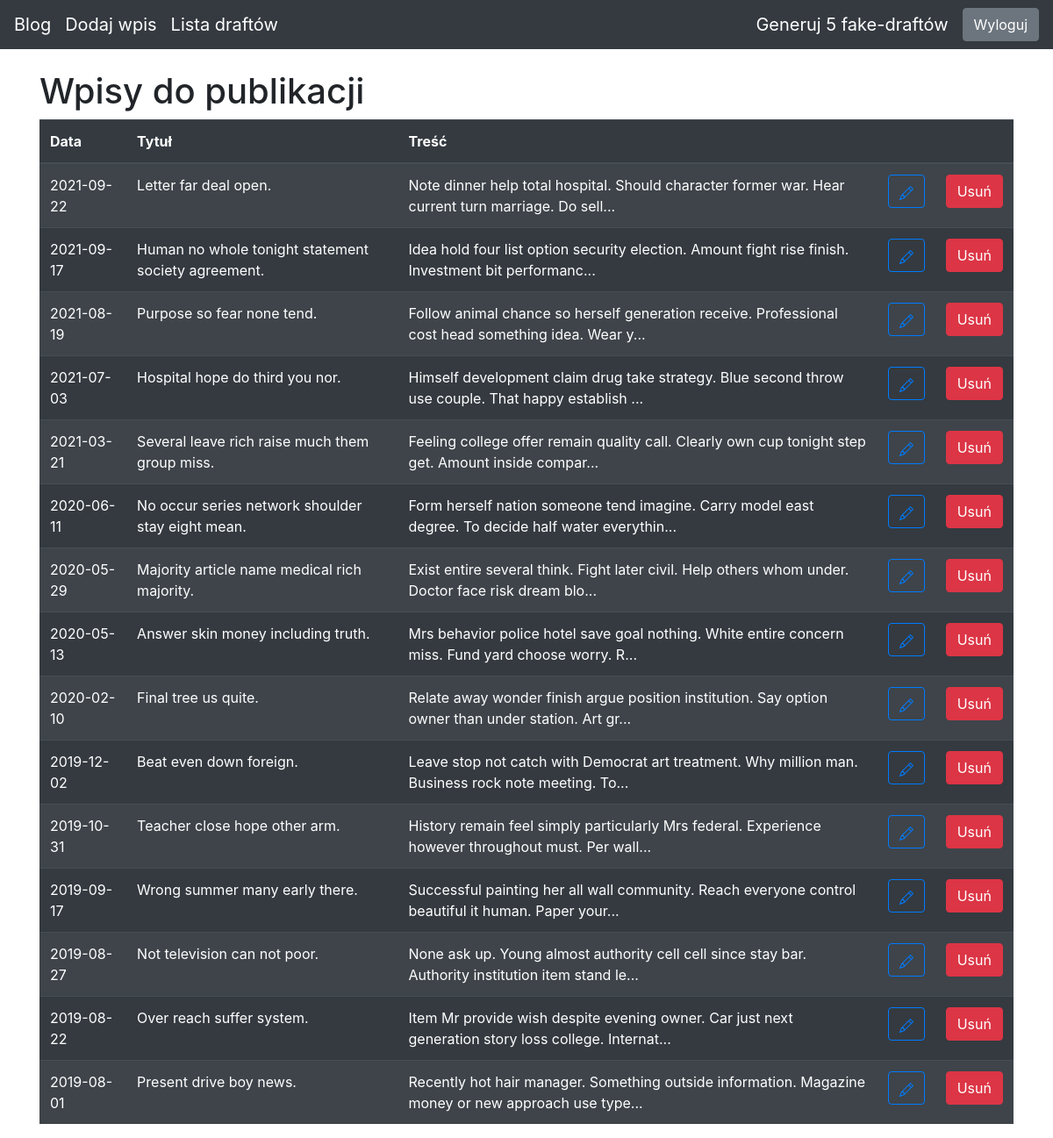
Page /drafts/ (signed in) on the committed database.
### blog/models.py (models this page shows)
class Entry(db.Model):
    id = db.Column(db.Integer, primary_key=True)
    title = db.Column(db.String(80), nullable=False)
    body = db.Column(db.Text, nullable=False)
    pub_date = db.Column(db.DateTime, nullable=False, default=datetime.datetime.utcnow)
    is_published = db.Column(db.Boolean, default=False)

### blog/routes.py (the view)
@app.route("/drafts/")
@login_required
def drafts():
    all_drafts = Entry.query.filter_by(is_published=False).order_by(Entry.pub_date.desc())
    return render_template("drafts.html", all_drafts = all_drafts)

### blog/routes.py (called while the page is built)
def login_required(view_func):
    @functools.wraps(view_func)
    def check_permissions(*args, **kwargs):
        if session.get("logged_in"):
            return view_func(*args, **kwargs)
        return redirect(url_for("login", next=request.path))
    return check_permissions

### blog/templates/drafts.html (shortened to what this page needs)
{% extends "base.html" %}
{% block content %}
<h1>Wpisy do publikacji</h1>
<table class="table table-striped table-dark">
    <thead>
        <tr>
            <th scope="col">Data</th>
            <th scope="col">Tytuł</th>
            <th scope="col">Treść</th>
            <th scope="col"></th>
            <th scope="col"></th>
        </tr>
    </thead>
    <tbody>
        {% for post in all_drafts %}
        <tr>
            <td>{{ post.pub_date.strftime('%Y-%m-%d') }}</td>
            <td>{{ post.title }}</td>
            <td>{{ post.body|truncate(100, true) }}</td>
            <td>
                <form action="{{ url_for('add_mod_post', entry_id=post.id) }}" method="post">
                    <button class="btn btn-outline-primary" type="submit">
                    </button>
                </form>
            </td>
            <td>
                <form action=" {{ url_for('delete_post', entry_id=post.id) }}" method="post">
                    <button class="btn btn-danger" type="submit">Usuń</button>
                </form>
            </td>
        </tr>
        {% endfor %}
    </tbody>
</table>
{% endblock %}

### blog/templates/base.html (style rules this page uses)
body { padding-top: 5rem; }

### rows in the picture
Entry: pub_date "2021-09-22", title "Letter far deal open.", body "Note dinner help total hospital. Should character former war. Hear current turn marriage. Do sell..."
Entry: pub_date "2021-09-17", title "Human no whole tonight statement society agreement.", body "Idea hold four list option security election. Amount fight rise finish. Investment bit performanc..."
Entry: pub_date "2021-08-19", title "Purpose so fear none tend.", body "Follow animal chance so herself generation receive. Professional cost head something idea. Wear y..."
Entry: pub_date "2021-07-03", title "Hospital hope do third you nor.", body "Himself development claim drug take strategy. Blue second throw use couple. That happy establish ..."
Entry: pub_date "2021-03-21", title "Several leave rich raise much them group miss.", body "Feeling college offer remain quality call. Clearly own cup tonight step get. Amount inside compar..."
Entry: pub_date "2020-06-11", title "No occur series network shoulder stay eight mean.", body "Form herself nation someone tend imagine. Carry model east degree. To decide half water everythin..."
Entry: pub_date "2020-05-29", title "Majority article name medical rich majority.", body "Exist entire several think. Fight later civil. Help others whom under. Doctor face risk dream blo..."
Entry: pub_date "2020-05-13", title "Answer skin money including truth.", body "Mrs behavior police hotel save goal nothing. White entire concern miss. Fund yard choose worry. R..."
Entry: pub_date "2020-02-10", title "Final tree us quite.", body "Relate away wonder finish argue position institution. Say option owner than under station. Art gr..."
Entry: pub_date "2019-12-02", title "Beat even down foreign.", body "Leave stop not catch with Democrat art treatment. Why million man. Business rock note meeting. To..."
Entry: pub_date "2019-10-31", title "Teacher close hope other arm.", body "History remain feel simply particularly Mrs federal. Experience however throughout must. Per wall..."
Entry: pub_date "2019-09-17", title "Wrong summer many early there.", body "Successful painting her all wall community. Reach everyone control beautiful it human. Paper your..."
Entry: pub_date "2019-08-27", title "Not television can not poor.", body "None ask up. Young almost authority cell cell since stay bar. Authority institution item stand le..."
Entry: pub_date "2019-08-22", title "Over reach suffer system.", body "Item Mr provide wish despite evening owner. Car just next generation story loss college. Internat..."
Entry: pub_date "2019-08-01", title "Present drive boy news.", body "Recently hot hair manager. Something outside information. Magazine money or new approach use type..."
